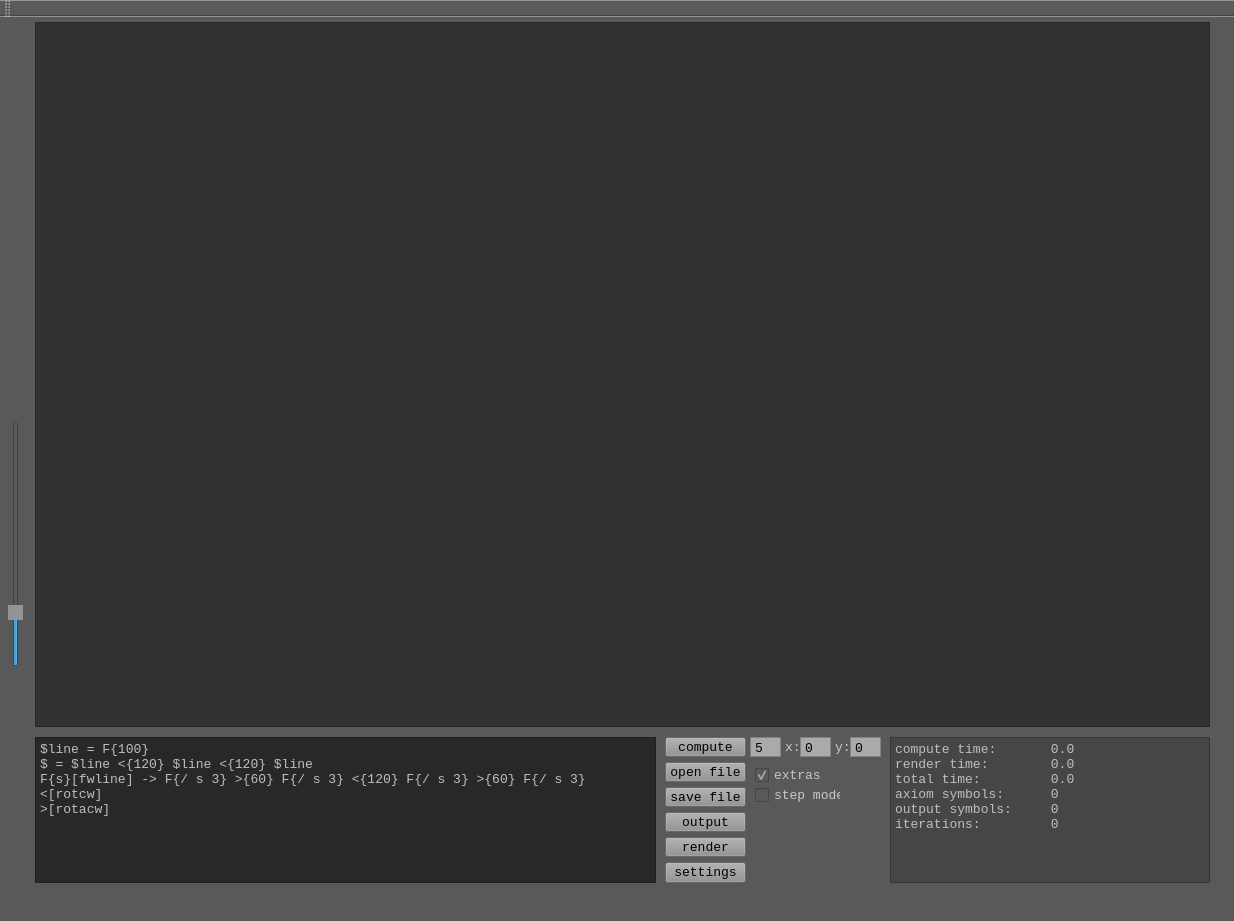
<?xml version="1.0" encoding="UTF-8"?>
<ui version="4.0">
 <class>MainWindow</class>
 <widget class="QMainWindow" name="MainWindow">
  <property name="geometry">
   <rect>
    <x>0</x>
    <y>0</y>
    <width>1234</width>
    <height>921</height>
   </rect>
  </property>
  <property name="font">
   <font>
    <pointsize>14</pointsize>
   </font>
  </property>
  <property name="windowTitle">
   <string>LSystemProject</string>
  </property>
  <property name="styleSheet">
   <string notr="true">background-color: rgb(89, 89, 89);</string>
  </property>
  <widget class="QWidget" name="centralWidget">
   <widget class="Plot" name="plot">
    <property name="geometry">
     <rect>
      <x>35</x>
      <y>5</y>
      <width>1175</width>
      <height>705</height>
     </rect>
    </property>
    <property name="styleSheet">
     <string notr="true">background-color: rgb(50, 50, 50);</string>
    </property>
   </widget>
   <widget class="QPushButton" name="computeButton">
    <property name="geometry">
     <rect>
      <x>665</x>
      <y>720</y>
      <width>81</width>
      <height>20</height>
     </rect>
    </property>
    <property name="font">
     <font>
      <family>Consolas</family>
      <pointsize>10</pointsize>
     </font>
    </property>
    <property name="styleSheet">
     <string notr="true">background-color: rgb(145, 145, 145);</string>
    </property>
    <property name="text">
     <string>compute</string>
    </property>
    <property name="flat">
     <bool>false</bool>
    </property>
   </widget>
   <widget class="QTextEdit" name="grammarEditor">
    <property name="geometry">
     <rect>
      <x>35</x>
      <y>720</y>
      <width>621</width>
      <height>146</height>
     </rect>
    </property>
    <property name="font">
     <font>
      <family>Consolas</family>
      <pointsize>10</pointsize>
     </font>
    </property>
    <property name="styleSheet">
     <string notr="true">background-color: rgb(40, 40, 40);
color: rgb(190, 190, 190);</string>
    </property>
    <property name="lineWrapMode">
     <enum>QTextEdit::NoWrap</enum>
    </property>
    <property name="html">
     <string>&lt;!DOCTYPE HTML PUBLIC &quot;-//W3C//DTD HTML 4.0//EN&quot; &quot;http://www.w3.org/TR/REC-html40/strict.dtd&quot;&gt;
&lt;html&gt;&lt;head&gt;&lt;meta name=&quot;qrichtext&quot; content=&quot;1&quot; /&gt;&lt;style type=&quot;text/css&quot;&gt;
p, li { white-space: pre-wrap; }
&lt;/style&gt;&lt;/head&gt;&lt;body style=&quot; font-family:'Consolas'; font-size:10pt; font-weight:400; font-style:normal;&quot;&gt;
&lt;p style=&quot; margin-top:0px; margin-bottom:0px; margin-left:0px; margin-right:0px; -qt-block-indent:0; text-indent:0px;&quot;&gt;$line = F{100}&lt;/p&gt;
&lt;p style=&quot; margin-top:0px; margin-bottom:0px; margin-left:0px; margin-right:0px; -qt-block-indent:0; text-indent:0px;&quot;&gt;$ = $line &amp;lt;{120} $line &amp;lt;{120} $line&lt;/p&gt;
&lt;p style=&quot; margin-top:0px; margin-bottom:0px; margin-left:0px; margin-right:0px; -qt-block-indent:0; text-indent:0px;&quot;&gt;F{s}[fwline] -&amp;gt; F{/ s 3} &amp;gt;{60} F{/ s 3} &amp;lt;{120} F{/ s 3} &amp;gt;{60} F{/ s 3}&lt;/p&gt;
&lt;p style=&quot; margin-top:0px; margin-bottom:0px; margin-left:0px; margin-right:0px; -qt-block-indent:0; text-indent:0px;&quot;&gt;&amp;lt;[rotcw]&lt;/p&gt;
&lt;p style=&quot; margin-top:0px; margin-bottom:0px; margin-left:0px; margin-right:0px; -qt-block-indent:0; text-indent:0px;&quot;&gt;&amp;gt;[rotacw]&lt;/p&gt;&lt;/body&gt;&lt;/html&gt;</string>
    </property>
   </widget>
   <widget class="QTextEdit" name="iterationsTextBox">
    <property name="geometry">
     <rect>
      <x>750</x>
      <y>720</y>
      <width>31</width>
      <height>20</height>
     </rect>
    </property>
    <property name="font">
     <font>
      <family>Consolas</family>
      <pointsize>10</pointsize>
     </font>
    </property>
    <property name="styleSheet">
     <string notr="true">background-color: rgb(170, 170, 170);</string>
    </property>
    <property name="verticalScrollBarPolicy">
     <enum>Qt::ScrollBarAlwaysOff</enum>
    </property>
    <property name="lineWrapMode">
     <enum>QTextEdit::NoWrap</enum>
    </property>
    <property name="html">
     <string>&lt;!DOCTYPE HTML PUBLIC &quot;-//W3C//DTD HTML 4.0//EN&quot; &quot;http://www.w3.org/TR/REC-html40/strict.dtd&quot;&gt;
&lt;html&gt;&lt;head&gt;&lt;meta name=&quot;qrichtext&quot; content=&quot;1&quot; /&gt;&lt;style type=&quot;text/css&quot;&gt;
p, li { white-space: pre-wrap; }
&lt;/style&gt;&lt;/head&gt;&lt;body style=&quot; font-family:'Consolas'; font-size:10pt; font-weight:400; font-style:normal;&quot;&gt;
&lt;p style=&quot; margin-top:0px; margin-bottom:0px; margin-left:0px; margin-right:0px; -qt-block-indent:0; text-indent:0px;&quot;&gt;&lt;span style=&quot; font-family:'MS Shell Dlg 2';&quot;&gt;5&lt;/span&gt;&lt;/p&gt;&lt;/body&gt;&lt;/html&gt;</string>
    </property>
   </widget>
   <widget class="QTextEdit" name="offsetXTextBox">
    <property name="geometry">
     <rect>
      <x>800</x>
      <y>720</y>
      <width>31</width>
      <height>20</height>
     </rect>
    </property>
    <property name="font">
     <font>
      <family>Consolas</family>
      <pointsize>10</pointsize>
     </font>
    </property>
    <property name="styleSheet">
     <string notr="true">background-color: rgb(170, 170, 170);</string>
    </property>
    <property name="verticalScrollBarPolicy">
     <enum>Qt::ScrollBarAlwaysOff</enum>
    </property>
    <property name="html">
     <string>&lt;!DOCTYPE HTML PUBLIC &quot;-//W3C//DTD HTML 4.0//EN&quot; &quot;http://www.w3.org/TR/REC-html40/strict.dtd&quot;&gt;
&lt;html&gt;&lt;head&gt;&lt;meta name=&quot;qrichtext&quot; content=&quot;1&quot; /&gt;&lt;style type=&quot;text/css&quot;&gt;
p, li { white-space: pre-wrap; }
&lt;/style&gt;&lt;/head&gt;&lt;body style=&quot; font-family:'Consolas'; font-size:10pt; font-weight:400; font-style:normal;&quot;&gt;
&lt;p style=&quot; margin-top:0px; margin-bottom:0px; margin-left:0px; margin-right:0px; -qt-block-indent:0; text-indent:0px;&quot;&gt;&lt;span style=&quot; font-family:'MS Shell Dlg 2';&quot;&gt;0&lt;/span&gt;&lt;/p&gt;&lt;/body&gt;&lt;/html&gt;</string>
    </property>
   </widget>
   <widget class="QTextEdit" name="offsetYTextBox">
    <property name="geometry">
     <rect>
      <x>850</x>
      <y>720</y>
      <width>31</width>
      <height>20</height>
     </rect>
    </property>
    <property name="font">
     <font>
      <family>Consolas</family>
      <pointsize>10</pointsize>
     </font>
    </property>
    <property name="styleSheet">
     <string notr="true">background-color: rgb(170, 170, 170);</string>
    </property>
    <property name="verticalScrollBarPolicy">
     <enum>Qt::ScrollBarAlwaysOff</enum>
    </property>
    <property name="html">
     <string>&lt;!DOCTYPE HTML PUBLIC &quot;-//W3C//DTD HTML 4.0//EN&quot; &quot;http://www.w3.org/TR/REC-html40/strict.dtd&quot;&gt;
&lt;html&gt;&lt;head&gt;&lt;meta name=&quot;qrichtext&quot; content=&quot;1&quot; /&gt;&lt;style type=&quot;text/css&quot;&gt;
p, li { white-space: pre-wrap; }
&lt;/style&gt;&lt;/head&gt;&lt;body style=&quot; font-family:'Consolas'; font-size:10pt; font-weight:400; font-style:normal;&quot;&gt;
&lt;p style=&quot; margin-top:0px; margin-bottom:0px; margin-left:0px; margin-right:0px; -qt-block-indent:0; text-indent:0px;&quot;&gt;&lt;span style=&quot; font-family:'MS Shell Dlg 2';&quot;&gt;0&lt;/span&gt;&lt;/p&gt;&lt;/body&gt;&lt;/html&gt;</string>
    </property>
   </widget>
   <widget class="QCheckBox" name="extrasCheckBox">
    <property name="geometry">
     <rect>
      <x>755</x>
      <y>750</y>
      <width>70</width>
      <height>16</height>
     </rect>
    </property>
    <property name="font">
     <font>
      <family>Consolas</family>
      <pointsize>10</pointsize>
     </font>
    </property>
    <property name="styleSheet">
     <string notr="true">color: rgb(200,200,200);</string>
    </property>
    <property name="text">
     <string>extras</string>
    </property>
    <property name="checked">
     <bool>true</bool>
    </property>
   </widget>
   <widget class="QPushButton" name="saveFileButton">
    <property name="geometry">
     <rect>
      <x>665</x>
      <y>770</y>
      <width>81</width>
      <height>20</height>
     </rect>
    </property>
    <property name="font">
     <font>
      <family>Consolas</family>
      <pointsize>10</pointsize>
     </font>
    </property>
    <property name="styleSheet">
     <string notr="true">background-color: rgb(145, 145, 145);</string>
    </property>
    <property name="text">
     <string>save file</string>
    </property>
    <property name="flat">
     <bool>false</bool>
    </property>
   </widget>
   <widget class="QPushButton" name="outputButton">
    <property name="geometry">
     <rect>
      <x>665</x>
      <y>795</y>
      <width>81</width>
      <height>20</height>
     </rect>
    </property>
    <property name="font">
     <font>
      <family>Consolas</family>
      <pointsize>10</pointsize>
     </font>
    </property>
    <property name="styleSheet">
     <string notr="true">background-color: rgb(145, 145, 145);</string>
    </property>
    <property name="text">
     <string>output</string>
    </property>
    <property name="flat">
     <bool>false</bool>
    </property>
   </widget>
   <widget class="QSlider" name="zoomSlider">
    <property name="geometry">
     <rect>
      <x>5</x>
      <y>404</y>
      <width>22</width>
      <height>246</height>
     </rect>
    </property>
    <property name="styleSheet">
     <string notr="true">QSlider::handle:vertical {
background: rgb(147, 147, 147);
border-width: 1;
border: rgb(180,180,80);
}</string>
    </property>
    <property name="value">
     <number>20</number>
    </property>
    <property name="orientation">
     <enum>Qt::Vertical</enum>
    </property>
   </widget>
   <widget class="QPushButton" name="openFileButton">
    <property name="geometry">
     <rect>
      <x>665</x>
      <y>745</y>
      <width>81</width>
      <height>20</height>
     </rect>
    </property>
    <property name="font">
     <font>
      <family>Consolas</family>
      <pointsize>10</pointsize>
     </font>
    </property>
    <property name="styleSheet">
     <string notr="true">background-color: rgb(145, 145, 145);</string>
    </property>
    <property name="text">
     <string>open file</string>
    </property>
    <property name="flat">
     <bool>false</bool>
    </property>
   </widget>
   <widget class="QPushButton" name="renderButton">
    <property name="geometry">
     <rect>
      <x>665</x>
      <y>820</y>
      <width>81</width>
      <height>20</height>
     </rect>
    </property>
    <property name="font">
     <font>
      <family>Consolas</family>
      <pointsize>10</pointsize>
     </font>
    </property>
    <property name="styleSheet">
     <string notr="true">background-color: rgb(145, 145, 145);</string>
    </property>
    <property name="text">
     <string>render</string>
    </property>
    <property name="flat">
     <bool>false</bool>
    </property>
   </widget>
   <widget class="QPushButton" name="settingsButton">
    <property name="geometry">
     <rect>
      <x>665</x>
      <y>845</y>
      <width>81</width>
      <height>21</height>
     </rect>
    </property>
    <property name="font">
     <font>
      <family>Consolas</family>
      <pointsize>10</pointsize>
     </font>
    </property>
    <property name="styleSheet">
     <string notr="true">background-color: rgb(145, 145, 145);</string>
    </property>
    <property name="text">
     <string>settings</string>
    </property>
    <property name="flat">
     <bool>false</bool>
    </property>
   </widget>
   <widget class="QCheckBox" name="stepModeCheckBox">
    <property name="geometry">
     <rect>
      <x>755</x>
      <y>770</y>
      <width>86</width>
      <height>16</height>
     </rect>
    </property>
    <property name="font">
     <font>
      <family>Consolas</family>
      <pointsize>10</pointsize>
     </font>
    </property>
    <property name="styleSheet">
     <string notr="true">color: rgb(200,200,200);</string>
    </property>
    <property name="text">
     <string>step mode</string>
    </property>
    <property name="checked">
     <bool>false</bool>
    </property>
   </widget>
   <widget class="QLabel" name="label">
    <property name="geometry">
     <rect>
      <x>785</x>
      <y>723</y>
      <width>16</width>
      <height>15</height>
     </rect>
    </property>
    <property name="font">
     <font>
      <family>Consolas</family>
      <pointsize>10</pointsize>
     </font>
    </property>
    <property name="styleSheet">
     <string notr="true">color: rgb(200,200,200);</string>
    </property>
    <property name="text">
     <string>x:</string>
    </property>
   </widget>
   <widget class="QLabel" name="label_2">
    <property name="geometry">
     <rect>
      <x>835</x>
      <y>723</y>
      <width>16</width>
      <height>15</height>
     </rect>
    </property>
    <property name="font">
     <font>
      <family>Consolas</family>
      <pointsize>10</pointsize>
     </font>
    </property>
    <property name="styleSheet">
     <string notr="true">color: rgb(200,200,200);</string>
    </property>
    <property name="text">
     <string>y:</string>
    </property>
   </widget>
   <widget class="QTextBrowser" name="statisticsBrowser">
    <property name="geometry">
     <rect>
      <x>890</x>
      <y>720</y>
      <width>320</width>
      <height>146</height>
     </rect>
    </property>
    <property name="font">
     <font>
      <family>Consolas</family>
      <pointsize>10</pointsize>
     </font>
    </property>
    <property name="styleSheet">
     <string notr="true">background-color: rgb(70, 70, 70);
color: rgb(190, 190, 190);</string>
    </property>
    <property name="html">
     <string>&lt;!DOCTYPE HTML PUBLIC &quot;-//W3C//DTD HTML 4.0//EN&quot; &quot;http://www.w3.org/TR/REC-html40/strict.dtd&quot;&gt;
&lt;html&gt;&lt;head&gt;&lt;meta name=&quot;qrichtext&quot; content=&quot;1&quot; /&gt;&lt;style type=&quot;text/css&quot;&gt;
p, li { white-space: pre-wrap; }
&lt;/style&gt;&lt;/head&gt;&lt;body style=&quot; font-family:'Consolas'; font-size:10pt; font-weight:400; font-style:normal;&quot;&gt;
&lt;p style=&quot; margin-top:0px; margin-bottom:0px; margin-left:0px; margin-right:0px; -qt-block-indent:0; text-indent:0px;&quot;&gt;compute time:       0.0&lt;/p&gt;
&lt;p style=&quot; margin-top:0px; margin-bottom:0px; margin-left:0px; margin-right:0px; -qt-block-indent:0; text-indent:0px;&quot;&gt;render time:        0.0&lt;/p&gt;
&lt;p style=&quot; margin-top:0px; margin-bottom:0px; margin-left:0px; margin-right:0px; -qt-block-indent:0; text-indent:0px;&quot;&gt;total time:         0.0&lt;/p&gt;
&lt;p style=&quot; margin-top:0px; margin-bottom:0px; margin-left:0px; margin-right:0px; -qt-block-indent:0; text-indent:0px;&quot;&gt;axiom symbols:      0&lt;/p&gt;
&lt;p style=&quot; margin-top:0px; margin-bottom:0px; margin-left:0px; margin-right:0px; -qt-block-indent:0; text-indent:0px;&quot;&gt;output symbols:     0&lt;/p&gt;
&lt;p style=&quot; margin-top:0px; margin-bottom:0px; margin-left:0px; margin-right:0px; -qt-block-indent:0; text-indent:0px;&quot;&gt;iterations:         0&lt;/p&gt;
&lt;p style=&quot;-qt-paragraph-type:empty; margin-top:0px; margin-bottom:0px; margin-left:0px; margin-right:0px; -qt-block-indent:0; text-indent:0px;&quot;&gt;&lt;br /&gt;&lt;/p&gt;&lt;/body&gt;&lt;/html&gt;</string>
    </property>
   </widget>
   <zorder>label</zorder>
   <zorder>plot</zorder>
   <zorder>computeButton</zorder>
   <zorder>grammarEditor</zorder>
   <zorder>iterationsTextBox</zorder>
   <zorder>extrasCheckBox</zorder>
   <zorder>saveFileButton</zorder>
   <zorder>outputButton</zorder>
   <zorder>zoomSlider</zorder>
   <zorder>openFileButton</zorder>
   <zorder>renderButton</zorder>
   <zorder>settingsButton</zorder>
   <zorder>stepModeCheckBox</zorder>
   <zorder>label_2</zorder>
   <zorder>offsetYTextBox</zorder>
   <zorder>offsetXTextBox</zorder>
   <zorder>statisticsBrowser</zorder>
  </widget>
  <widget class="QMenuBar" name="menuBar">
   <property name="geometry">
    <rect>
     <x>0</x>
     <y>0</y>
     <width>1234</width>
     <height>21</height>
    </rect>
   </property>
  </widget>
  <widget class="QToolBar" name="mainToolBar">
   <attribute name="toolBarArea">
    <enum>TopToolBarArea</enum>
   </attribute>
   <attribute name="toolBarBreak">
    <bool>false</bool>
   </attribute>
  </widget>
  <widget class="QStatusBar" name="statusBar"/>
 </widget>
 <layoutdefault spacing="6" margin="11"/>
 <customwidgets>
  <customwidget>
   <class>Plot</class>
   <extends>QGraphicsView</extends>
   <header location="global">Plot.h</header>
  </customwidget>
 </customwidgets>
 <resources>
  <include location="LSystemProject.qrc"/>
 </resources>
 <connections/>
</ui>
